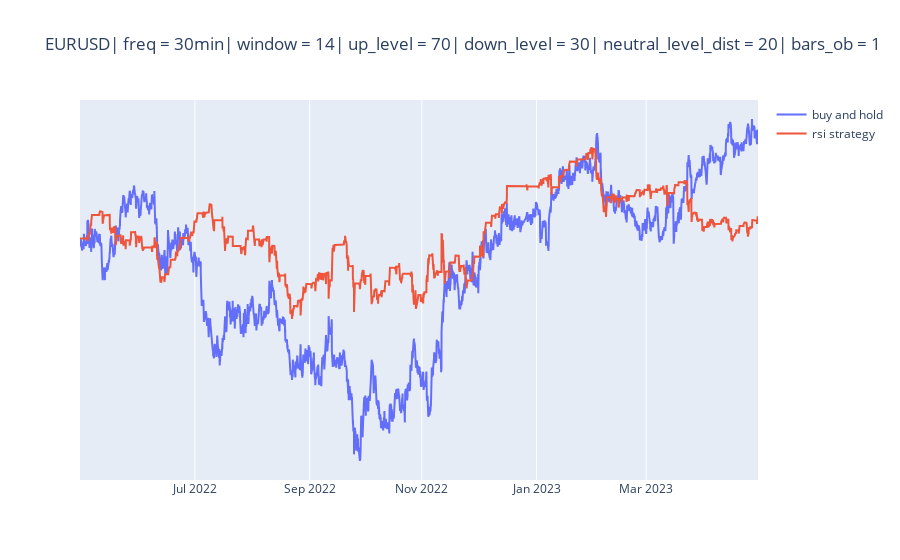

The notebook cell saved with this chart:
### Code cell
tester.plot_results()

### Figure 1 — Plotly figure (JSON) as saved in the notebook; plotly's stock layout.template omitted (floating-point values rounded to 4 significant figures; data arrays with more than 128 entries replaced by an {"elided": "..."} marker saying what was removed)
{"data": [{"mode": "lines", "name": "buy and hold", "type": "scatter", "x": {"elided": "12155 str values"}, "xaxis": "x", "y": {"elided": "12155 float values"}, "yaxis": "y"}, {"mode": "lines", "name": "rsi strategy", "type": "scatter", "x": {"elided": "12155 str values"}, "xaxis": "x", "y": {"elided": "12155 float values"}, "yaxis": "y"}], "layout": {"title": {"text": "EURUSD| freq = 30min| window = 14| up_level = 70| down_level = 30| neutral_level_dist = 20| bars_ob = 1"}, "xaxis": {"anchor": "y", "domain": [0, 1], "rangebreaks": [{"bounds": ["sat", "mon"]}], "rangeslider": {"visible": false}}, "yaxis": {"anchor": "x", "domain": [0, 1], "visible": false}}}
